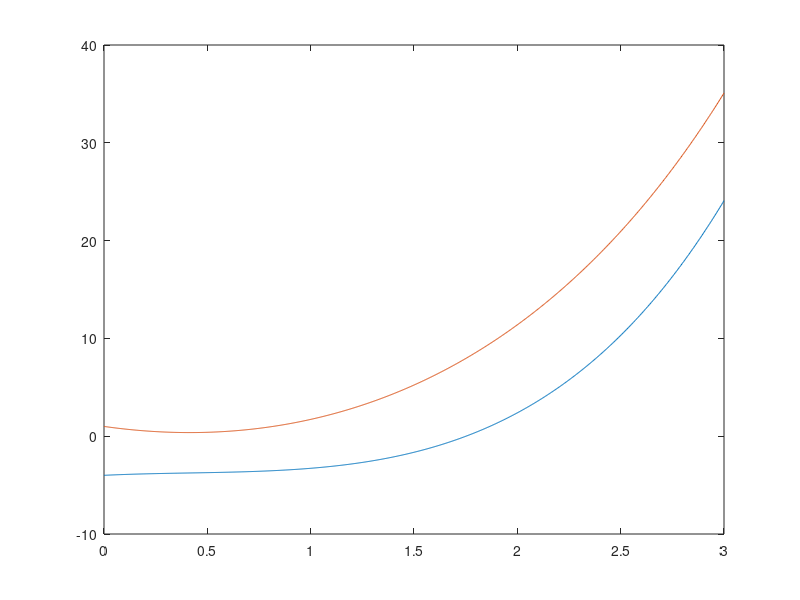

MATLAB code for this plot: (Note: this script raises an error after producing the figure.)
f = @(x) x.^3 - 2*x.^2 + exp(x) - 5;
df = @(x) 3*x.^2 - 4*x + exp(x);
I = linspace(0,3,1000);
x0 = 2.75;
toll = 1e-6;
nmax = 200;

plot(I,f(I));
hold on
plot(I,df(I))

[xvect,it] = newton_tocomplete(x0,nmax,toll,f,df,1);

% La risposta e` la seconda, la molteplcita` della radice e` 1 e abbiamo
% converge in 6 iterazioni.